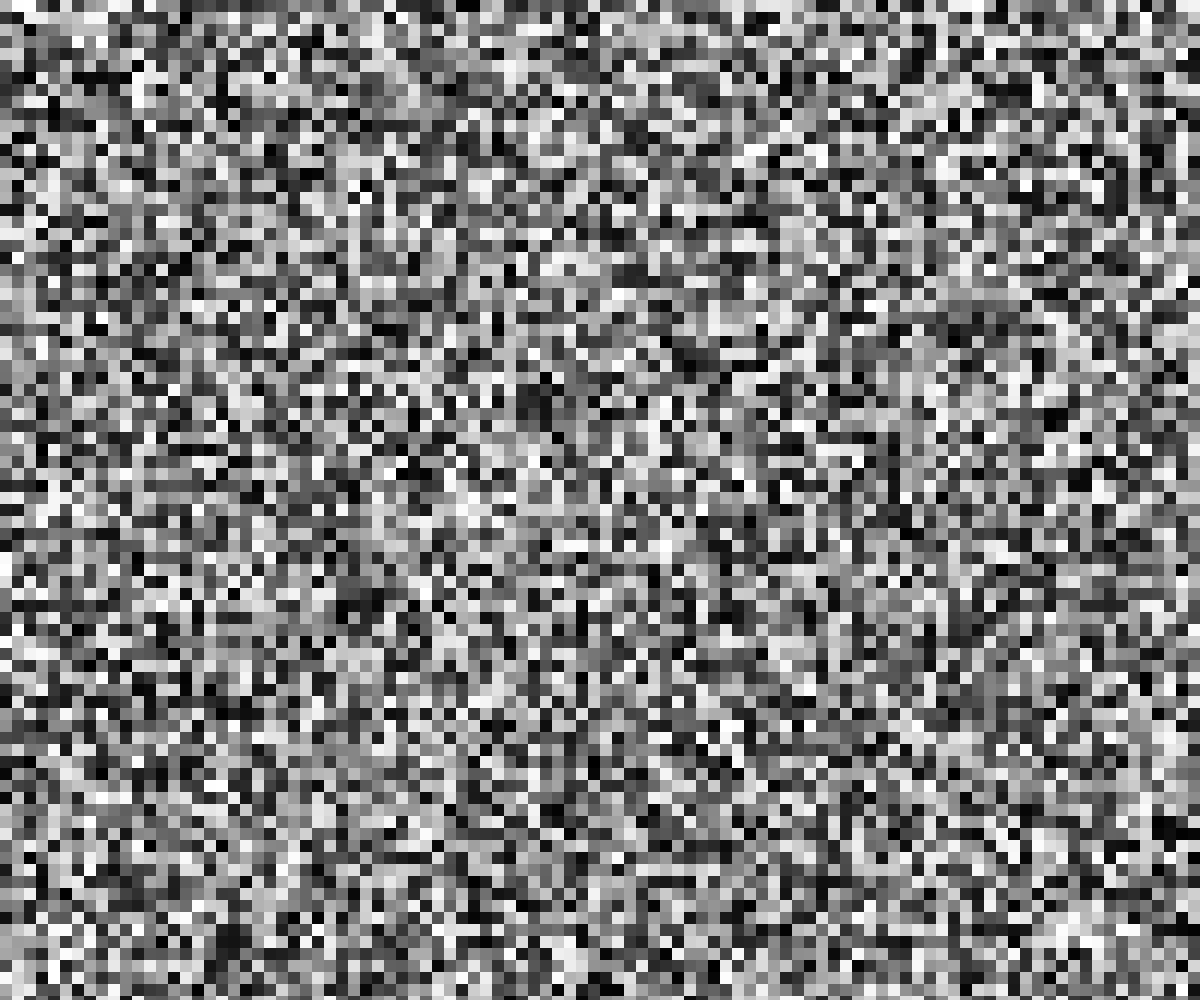
Frame 1 (no input)
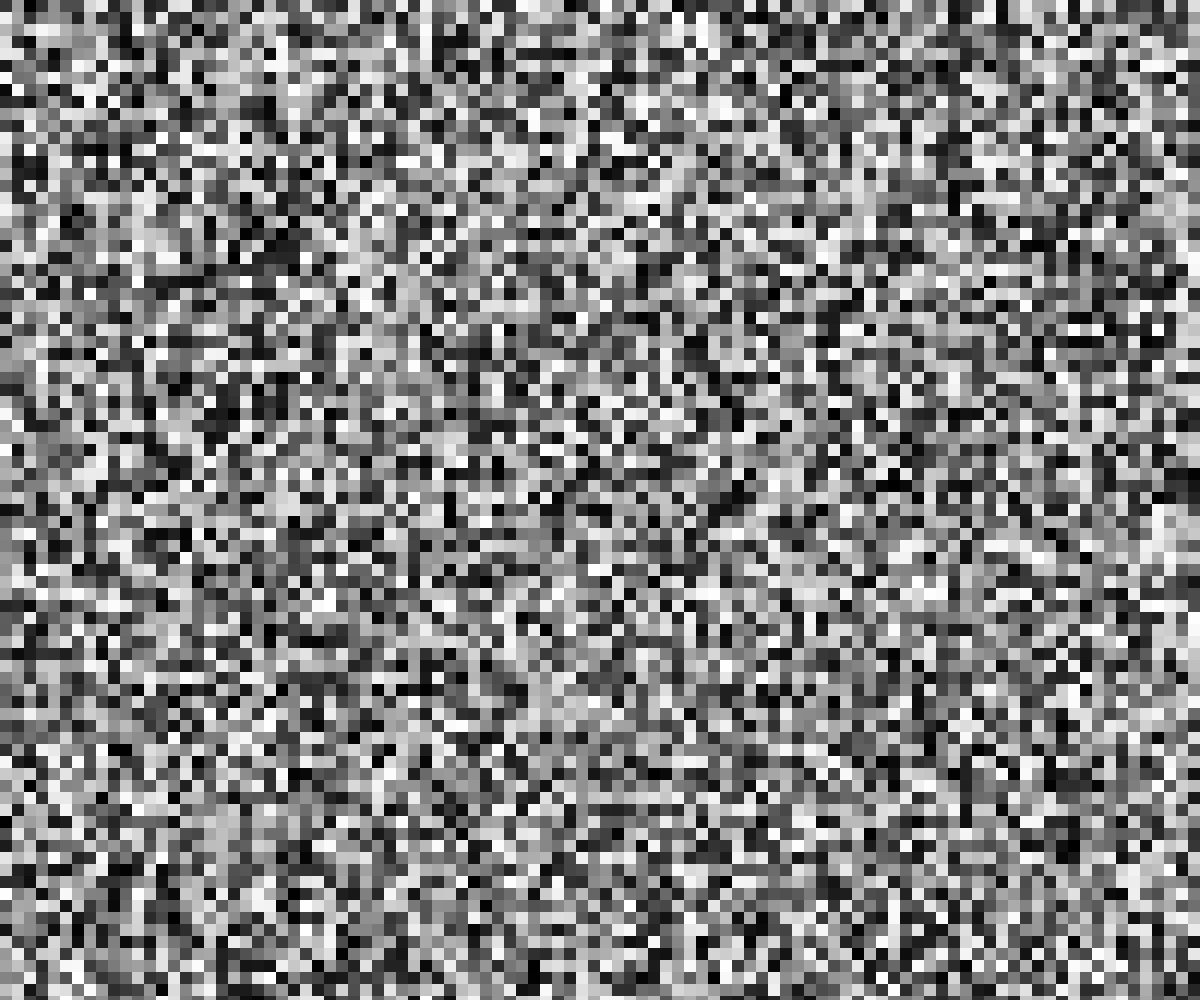
Frame 60 (no input)
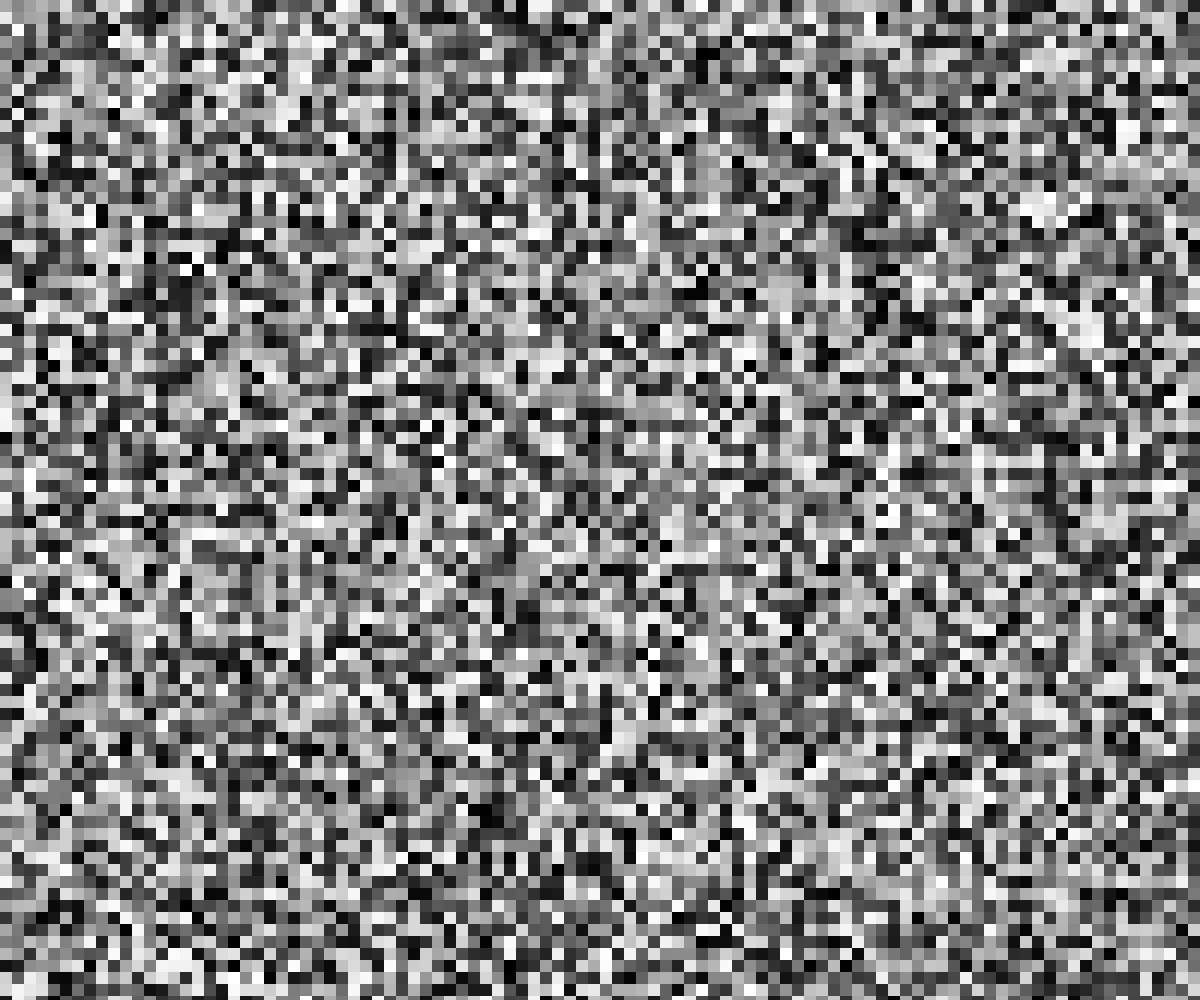
Frame 120 (the mouse pressed at the canvas centre since frame 60)

The p5.js sketch that drew these frames (run headless with seeded random() and noise() and a simulated clock; from frame 60 on, the mouse is pressed at the canvas centre):

// p5.js sketch
// ── sketch.js

var n, t;

function setup() 
{
  createCanvas (windowWidth, windowHeight);
n = 100;

  
}

function draw() 
{
  t = width/n;

  for (var x = 0; x<width; x += t)
  {
    for (var y = 0; y<height; y += t)
    {
      fill(random(255));
      noStroke();
      rect(x, y, t, t);
    }  
  }
}

function windowResized() 
{
  resizeCanvas (windowWidth, windowHeight);
}
